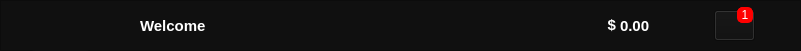
       <widget class="QFrame" name="header_frame">
        <property name="geometry">
         <rect>
          <x>0</x>
          <y>0</y>
          <width>801</width>
          <height>51</height>
         </rect>
        </property>
        <property name="styleSheet">
         <string notr="true">background-color: rgb(16, 16, 16);</string>
        </property>
        <property name="frameShape">
         <enum>QFrame::StyledPanel</enum>
        </property>
        <property name="frameShadow">
         <enum>QFrame::Raised</enum>
        </property>
        <widget class="QPushButton" name="hamburger_menu_button">
         <property name="geometry">
          <rect>
           <x>30</x>
           <y>10</y>
           <width>61</width>
           <height>41</height>
          </rect>
         </property>
         <property name="cursor">
          <cursorShape>PointingHandCursor</cursorShape>
         </property>
         <property name="styleSheet">
          <string notr="true">
QPushButton {
                
	background-color: rgb(16, 16, 16);
                border: none;
                border-radius: 5px;
				color: white
            }
QPushButton:hover {
                background-color: blue;
            }
</string>
         </property>
         <property name="text">
          <string/>
         </property>
         <property name="icon">
          <iconset resource="icons.qrc">
           <normaloff>:/icons/Downloads/material-symbols--menu-rounded.png</normaloff>:/icons/Downloads/material-symbols--menu-rounded.png</iconset>
         </property>
         <property name="iconSize">
          <size>
           <width>50</width>
           <height>50</height>
          </size>
         </property>
        </widget>
        <widget class="QPushButton" name="shopping_cart_button">
         <property name="geometry">
          <rect>
           <x>714</x>
           <y>10</y>
           <width>41</width>
           <height>31</height>
          </rect>
         </property>
         <property name="styleSheet">
          <string notr="true">QPushButton {
                
	background-color:  rgb(16, 16, 16);
                border: none;
                border-radius: 5px;

				color: white
            }
QPushButton:hover {
                background-color: blue;
            };
</string>
         </property>
         <property name="text">
          <string/>
         </property>
         <property name="icon">
          <iconset resource="icons.qrc">
           <normaloff>:/icons/Downloads/shopping-cart.png</normaloff>:/icons/Downloads/shopping-cart.png</iconset>
         </property>
         <property name="iconSize">
          <size>
           <width>30</width>
           <height>30</height>
          </size>
         </property>
        </widget>
        <widget class="QLabel" name="account_balance_label">
         <property name="geometry">
          <rect>
           <x>620</x>
           <y>10</y>
           <width>91</width>
           <height>31</height>
          </rect>
         </property>
         <property name="styleSheet">
          <string notr="true">color: white;
font-weight: bold;
text-align: center;
font-size: 15px;
</string>
         </property>
         <property name="text">
          <string>0.00</string>
         </property>
        </widget>
        <widget class="QLabel" name="label_4">
         <property name="geometry">
          <rect>
           <x>600</x>
           <y>10</y>
           <width>16</width>
           <height>31</height>
          </rect>
         </property>
         <property name="styleSheet">
          <string notr="true">color: white;
font-weight: bold;
text-align: center;
font-size: 15px;</string>
         </property>
         <property name="text">
          <string>&lt;html&gt;&lt;head/&gt;&lt;body&gt;&lt;p align=&quot;right&quot;&gt;$&lt;/p&gt;&lt;/body&gt;&lt;/html&gt;</string>
         </property>
         <property name="alignment">
          <set>Qt::AlignRight|Qt::AlignTrailing|Qt::AlignVCenter</set>
         </property>
        </widget>
        <widget class="QLabel" name="welcome_username_label">
         <property name="geometry">
          <rect>
           <x>140</x>
           <y>10</y>
           <width>301</width>
           <height>31</height>
          </rect>
         </property>
         <property name="styleSheet">
          <string notr="true">color: white;
font-weight: bold;
text-align: center;
font-size: 15px;
</string>
         </property>
         <property name="text">
          <string>Welcome</string>
         </property>
        </widget>
        <widget class="QLabel" name="notification_label">
         <property name="enabled">
          <bool>true</bool>
         </property>
         <property name="geometry">
          <rect>
           <x>737</x>
           <y>7</y>
           <width>16</width>
           <height>16</height>
          </rect>
         </property>
         <property name="styleSheet">
          <string notr="true">QLabel {
    border: 1px solid #ff0000; /* Red border */
    border-radius: 5px; /* Ensures the QLabel becomes circular */
    background-color: #ff0000; /* Red background color */
    width: 10px; /* Small width */
    height: 10px; /* Small height */
    padding: 0px; /* Remove any default padding */
  	visibility: hidden;
color: white
}
</string>
         </property>
         <property name="text">
          <string>1</string>
         </property>
         <property name="alignment">
          <set>Qt::AlignCenter</set>
         </property>
         <property name="buddy">
          <cstring></cstring>
         </property>
        </widget>
       </widget>
